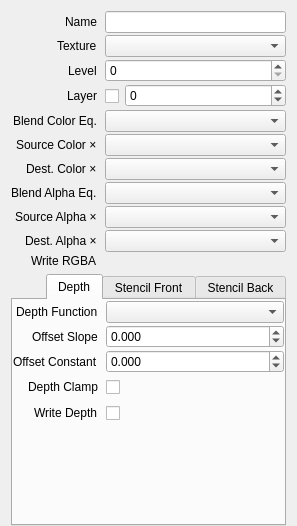
<?xml version="1.0" encoding="UTF-8"?>
<ui version="4.0">
 <class>AttachmentProperties</class>
 <widget class="QWidget" name="AttachmentProperties">
  <property name="geometry">
   <rect>
    <x>0</x>
    <y>0</y>
    <width>297</width>
    <height>526</height>
   </rect>
  </property>
  <layout class="QVBoxLayout" name="verticalLayout">
   <property name="bottomMargin">
    <number>0</number>
   </property>
   <item>
    <layout class="QFormLayout" name="formLayout">
     <property name="labelAlignment">
      <set>Qt::AlignRight|Qt::AlignTrailing|Qt::AlignVCenter</set>
     </property>
     <property name="horizontalSpacing">
      <number>8</number>
     </property>
     <property name="verticalSpacing">
      <number>2</number>
     </property>
     <property name="leftMargin">
      <number>0</number>
     </property>
     <property name="topMargin">
      <number>0</number>
     </property>
     <property name="rightMargin">
      <number>0</number>
     </property>
     <property name="bottomMargin">
      <number>0</number>
     </property>
     <item row="1" column="0">
      <widget class="QLabel" name="labelTexture">
       <property name="text">
        <string>Texture</string>
       </property>
       <property name="indent">
        <number>44</number>
       </property>
      </widget>
     </item>
     <item row="1" column="1">
      <widget class="ReferenceComboBox" name="texture"/>
     </item>
     <item row="2" column="0">
      <widget class="QLabel" name="labelLevel">
       <property name="text">
        <string>Level</string>
       </property>
      </widget>
     </item>
     <item row="2" column="1">
      <widget class="QSpinBox" name="level"/>
     </item>
     <item row="3" column="0">
      <widget class="QLabel" name="labelLayer">
       <property name="text">
        <string>Layer</string>
       </property>
      </widget>
     </item>
     <item row="3" column="1">
      <widget class="QWidget" name="layerWidget" native="true">
       <layout class="QHBoxLayout" name="horizontalLayout">
        <property name="leftMargin">
         <number>0</number>
        </property>
        <property name="topMargin">
         <number>0</number>
        </property>
        <property name="rightMargin">
         <number>0</number>
        </property>
        <property name="bottomMargin">
         <number>0</number>
        </property>
        <item>
         <widget class="QCheckBox" name="layered">
          <property name="minimumSize">
           <size>
            <width>0</width>
            <height>24</height>
           </size>
          </property>
         </widget>
        </item>
        <item>
         <widget class="QSpinBox" name="layer">
          <property name="sizePolicy">
           <sizepolicy hsizetype="Expanding" vsizetype="Fixed">
            <horstretch>0</horstretch>
            <verstretch>0</verstretch>
           </sizepolicy>
          </property>
          <property name="minimum">
           <number>-1</number>
          </property>
         </widget>
        </item>
       </layout>
      </widget>
     </item>
     <item row="4" column="0">
      <widget class="QLabel" name="labelBlendColorEq">
       <property name="text">
        <string>Blend Color Eq.</string>
       </property>
      </widget>
     </item>
     <item row="4" column="1">
      <widget class="DataComboBox" name="blendColorEq"/>
     </item>
     <item row="5" column="0">
      <widget class="QLabel" name="labelBlendColorSource">
       <property name="text">
        <string>&lt;html&gt;Source Color &amp;#215;&lt;/html&gt;</string>
       </property>
      </widget>
     </item>
     <item row="5" column="1">
      <widget class="DataComboBox" name="blendColorSource"/>
     </item>
     <item row="6" column="0">
      <widget class="QLabel" name="labelBlendColorDest">
       <property name="text">
        <string>&lt;html&gt;Dest. Color &amp;#215;&lt;/html&gt;</string>
       </property>
      </widget>
     </item>
     <item row="6" column="1">
      <widget class="DataComboBox" name="blendColorDest"/>
     </item>
     <item row="7" column="0">
      <widget class="QLabel" name="labelBlendAlphaEq">
       <property name="text">
        <string>Blend Alpha Eq.</string>
       </property>
      </widget>
     </item>
     <item row="7" column="1">
      <widget class="DataComboBox" name="blendAlphaEq"/>
     </item>
     <item row="8" column="0">
      <widget class="QLabel" name="labelBlendAlphaSource">
       <property name="text">
        <string>&lt;html&gt;Source Alpha &amp;#215;&lt;/html&gt;</string>
       </property>
      </widget>
     </item>
     <item row="8" column="1">
      <widget class="DataComboBox" name="blendAlphaSource"/>
     </item>
     <item row="9" column="0">
      <widget class="QLabel" name="labelBlendAlphaDest">
       <property name="text">
        <string>&lt;html&gt;Dest. Alpha &amp;#215;&lt;/html&gt;</string>
       </property>
      </widget>
     </item>
     <item row="9" column="1">
      <widget class="DataComboBox" name="blendAlphaDest"/>
     </item>
     <item row="10" column="0">
      <widget class="QLabel" name="labelColorWriteMask">
       <property name="text">
        <string>Write RGBA</string>
       </property>
      </widget>
     </item>
     <item row="10" column="1">
      <widget class="ColorMask" name="colorWriteMask" native="true"/>
     </item>
     <item row="0" column="0">
      <widget class="QLabel" name="labelName">
       <property name="text">
        <string>Name</string>
       </property>
       <property name="indent">
        <number>44</number>
       </property>
      </widget>
     </item>
     <item row="0" column="1">
      <widget class="QLineEdit" name="name"/>
     </item>
    </layout>
   </item>
   <item>
    <widget class="QTabWidget" name="tabDepthStencil">
     <property name="layoutDirection">
      <enum>Qt::RightToLeft</enum>
     </property>
     <property name="currentIndex">
      <number>2</number>
     </property>
     <property name="elideMode">
      <enum>Qt::ElideRight</enum>
     </property>
     <property name="usesScrollButtons">
      <bool>false</bool>
     </property>
     <property name="tabBarAutoHide">
      <bool>true</bool>
     </property>
     <widget class="QWidget" name="tabStencilBack">
      <property name="layoutDirection">
       <enum>Qt::LeftToRight</enum>
      </property>
      <attribute name="title">
       <string>Stencil Back</string>
      </attribute>
      <layout class="QVBoxLayout" name="layoutTabStencilBack">
       <property name="spacing">
        <number>0</number>
       </property>
       <property name="leftMargin">
        <number>0</number>
       </property>
       <property name="topMargin">
        <number>0</number>
       </property>
       <property name="rightMargin">
        <number>0</number>
       </property>
       <property name="bottomMargin">
        <number>0</number>
       </property>
       <item>
        <layout class="QFormLayout" name="layoutStencilBack">
         <property name="labelAlignment">
          <set>Qt::AlignRight|Qt::AlignTrailing|Qt::AlignVCenter</set>
         </property>
         <property name="horizontalSpacing">
          <number>8</number>
         </property>
         <property name="verticalSpacing">
          <number>2</number>
         </property>
         <item row="0" column="0">
          <widget class="QLabel" name="labelStencilBackReference">
           <property name="text">
            <string>Reference</string>
           </property>
          </widget>
         </item>
         <item row="0" column="1">
          <widget class="QSpinBox" name="stencilBackReference">
           <property name="minimum">
            <number>-128</number>
           </property>
           <property name="maximum">
            <number>255</number>
           </property>
          </widget>
         </item>
         <item row="1" column="0">
          <widget class="QLabel" name="labelStencilBackReadMask">
           <property name="text">
            <string>Read Mask</string>
           </property>
          </widget>
         </item>
         <item row="2" column="0">
          <widget class="QLabel" name="labelStencilBackComparisonFunc">
           <property name="text">
            <string>Stencil Function</string>
           </property>
          </widget>
         </item>
         <item row="1" column="1">
          <widget class="QSpinBox" name="stencilBackReadMask">
           <property name="maximum">
            <number>255</number>
           </property>
          </widget>
         </item>
         <item row="2" column="1">
          <widget class="DataComboBox" name="stencilBackComparisonFunc"/>
         </item>
         <item row="3" column="0">
          <widget class="QLabel" name="labelStencilBackFailOp">
           <property name="text">
            <string>Stencil Fail Op.</string>
           </property>
          </widget>
         </item>
         <item row="3" column="1">
          <widget class="DataComboBox" name="stencilBackFailOp"/>
         </item>
         <item row="4" column="0">
          <widget class="QLabel" name="labelStencilBackDepthFailOp">
           <property name="text">
            <string>Depth Fail Op.</string>
           </property>
          </widget>
         </item>
         <item row="4" column="1">
          <widget class="DataComboBox" name="stencilBackDepthFailOp"/>
         </item>
         <item row="5" column="1">
          <widget class="DataComboBox" name="stencilBackDepthPassOp"/>
         </item>
         <item row="5" column="0">
          <widget class="QLabel" name="labelStencilBackDepthPassOp">
           <property name="text">
            <string>Depth Pass Op.</string>
           </property>
          </widget>
         </item>
         <item row="6" column="0">
          <widget class="QLabel" name="labelStencilBackWriteMask">
           <property name="text">
            <string>Write Mask</string>
           </property>
          </widget>
         </item>
         <item row="6" column="1">
          <widget class="QSpinBox" name="stencilBackWriteMask">
           <property name="maximum">
            <number>255</number>
           </property>
          </widget>
         </item>
        </layout>
       </item>
      </layout>
     </widget>
     <widget class="QWidget" name="tabStencilFront">
      <property name="layoutDirection">
       <enum>Qt::LeftToRight</enum>
      </property>
      <attribute name="title">
       <string>Stencil Front</string>
      </attribute>
      <layout class="QVBoxLayout" name="layoutTabStencilFront">
       <property name="spacing">
        <number>0</number>
       </property>
       <property name="leftMargin">
        <number>0</number>
       </property>
       <property name="topMargin">
        <number>0</number>
       </property>
       <property name="rightMargin">
        <number>0</number>
       </property>
       <property name="bottomMargin">
        <number>0</number>
       </property>
       <item>
        <layout class="QFormLayout" name="layoutStencilFront">
         <property name="labelAlignment">
          <set>Qt::AlignRight|Qt::AlignTrailing|Qt::AlignVCenter</set>
         </property>
         <property name="horizontalSpacing">
          <number>8</number>
         </property>
         <property name="verticalSpacing">
          <number>2</number>
         </property>
         <item row="0" column="0">
          <widget class="QLabel" name="labelStencilReference">
           <property name="text">
            <string>Reference</string>
           </property>
          </widget>
         </item>
         <item row="0" column="1">
          <widget class="QSpinBox" name="stencilReference">
           <property name="minimum">
            <number>-128</number>
           </property>
           <property name="maximum">
            <number>255</number>
           </property>
          </widget>
         </item>
         <item row="1" column="0">
          <widget class="QLabel" name="labelStencilReadMask">
           <property name="text">
            <string>Read Mask</string>
           </property>
          </widget>
         </item>
         <item row="2" column="0">
          <widget class="QLabel" name="labelStencilComparisonFunc">
           <property name="text">
            <string>Stencil Function</string>
           </property>
          </widget>
         </item>
         <item row="1" column="1">
          <widget class="QSpinBox" name="stencilReadMask">
           <property name="maximum">
            <number>255</number>
           </property>
          </widget>
         </item>
         <item row="2" column="1">
          <widget class="DataComboBox" name="stencilComparisonFunc"/>
         </item>
         <item row="3" column="0">
          <widget class="QLabel" name="labelStencilFailOp">
           <property name="text">
            <string>Stencil Fail Op.</string>
           </property>
          </widget>
         </item>
         <item row="3" column="1">
          <widget class="DataComboBox" name="stencilFailOp"/>
         </item>
         <item row="4" column="0">
          <widget class="QLabel" name="labelStencilDepthFailOp">
           <property name="text">
            <string>Depth Fail Op.</string>
           </property>
          </widget>
         </item>
         <item row="4" column="1">
          <widget class="DataComboBox" name="stencilDepthFailOp"/>
         </item>
         <item row="5" column="1">
          <widget class="DataComboBox" name="stencilDepthPassOp"/>
         </item>
         <item row="5" column="0">
          <widget class="QLabel" name="labelStencilDepthPassOp">
           <property name="text">
            <string>Depth Pass Op.</string>
           </property>
          </widget>
         </item>
         <item row="6" column="0">
          <widget class="QLabel" name="labelStencilWriteMask">
           <property name="text">
            <string>Write Mask</string>
           </property>
          </widget>
         </item>
         <item row="6" column="1">
          <widget class="QSpinBox" name="stencilWriteMask">
           <property name="maximum">
            <number>255</number>
           </property>
          </widget>
         </item>
        </layout>
       </item>
      </layout>
     </widget>
     <widget class="QWidget" name="tabDepth">
      <property name="layoutDirection">
       <enum>Qt::LeftToRight</enum>
      </property>
      <attribute name="title">
       <string>Depth</string>
      </attribute>
      <layout class="QVBoxLayout" name="layoutTabDepth">
       <property name="spacing">
        <number>0</number>
       </property>
       <property name="leftMargin">
        <number>0</number>
       </property>
       <property name="topMargin">
        <number>1</number>
       </property>
       <property name="rightMargin">
        <number>0</number>
       </property>
       <property name="bottomMargin">
        <number>0</number>
       </property>
       <item>
        <layout class="QFormLayout" name="layoutDepth">
         <property name="labelAlignment">
          <set>Qt::AlignRight|Qt::AlignTrailing|Qt::AlignVCenter</set>
         </property>
         <property name="horizontalSpacing">
          <number>8</number>
         </property>
         <property name="verticalSpacing">
          <number>2</number>
         </property>
         <item row="0" column="0">
          <widget class="QLabel" name="labelDepthComparisonFunc">
           <property name="text">
            <string>Depth Function</string>
           </property>
          </widget>
         </item>
         <item row="0" column="1">
          <widget class="DataComboBox" name="depthComparisonFunc"/>
         </item>
         <item row="1" column="0">
          <widget class="QLabel" name="labelDepthOffsetSlope">
           <property name="text">
            <string>Offset Slope</string>
           </property>
          </widget>
         </item>
         <item row="1" column="1">
          <widget class="QDoubleSpinBox" name="depthOffsetSlope">
           <property name="decimals">
            <number>3</number>
           </property>
           <property name="minimum">
            <double>-1000.000000000000000</double>
           </property>
           <property name="maximum">
            <double>1000.000000000000000</double>
           </property>
           <property name="singleStep">
            <double>0.001000000000000</double>
           </property>
          </widget>
         </item>
         <item row="2" column="0">
          <widget class="QLabel" name="labelDepthOffsetConstant">
           <property name="text">
            <string>Offset Constant</string>
           </property>
          </widget>
         </item>
         <item row="3" column="0">
          <widget class="QLabel" name="labelDepthClamp">
           <property name="text">
            <string>Depth Clamp</string>
           </property>
          </widget>
         </item>
         <item row="3" column="1">
          <widget class="QCheckBox" name="depthClamp">
           <property name="minimumSize">
            <size>
             <width>0</width>
             <height>24</height>
            </size>
           </property>
           <property name="text">
            <string/>
           </property>
          </widget>
         </item>
         <item row="4" column="0">
          <widget class="QLabel" name="labelDepthWrite">
           <property name="text">
            <string>Write Depth</string>
           </property>
          </widget>
         </item>
         <item row="4" column="1">
          <widget class="QCheckBox" name="depthWrite">
           <property name="minimumSize">
            <size>
             <width>0</width>
             <height>24</height>
            </size>
           </property>
           <property name="text">
            <string/>
           </property>
          </widget>
         </item>
         <item row="2" column="1">
          <widget class="QDoubleSpinBox" name="depthOffsetConstant">
           <property name="decimals">
            <number>3</number>
           </property>
           <property name="minimum">
            <double>-1000.000000000000000</double>
           </property>
           <property name="maximum">
            <double>1000.000000000000000</double>
           </property>
          </widget>
         </item>
        </layout>
       </item>
      </layout>
     </widget>
    </widget>
   </item>
  </layout>
 </widget>
 <customwidgets>
  <customwidget>
   <class>DataComboBox</class>
   <extends>QComboBox</extends>
   <header>widgets//DataComboBox.h</header>
  </customwidget>
  <customwidget>
   <class>ReferenceComboBox</class>
   <extends>QComboBox</extends>
   <header>widgets//ReferenceComboBox.h</header>
  </customwidget>
  <customwidget>
   <class>ColorMask</class>
   <extends>QWidget</extends>
   <header>widgets//ColorMask.h</header>
   <container>1</container>
  </customwidget>
 </customwidgets>
 <resources/>
 <connections/>
</ui>
